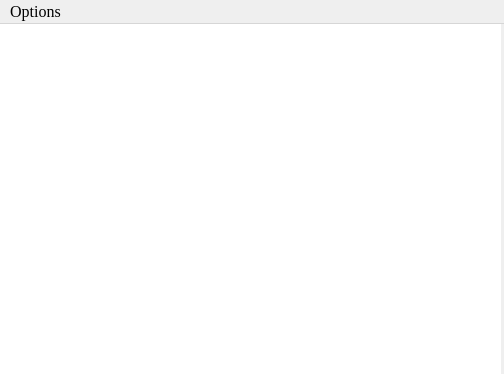
<?xml version="1.0" encoding="UTF-8"?>
<ui version="4.0">
 <author>JDM170</author>
 <class>MainWindow</class>
 <widget class="QMainWindow" name="MainWindow">
  <property name="geometry">
   <rect>
    <x>0</x>
    <y>0</y>
    <width>504</width>
    <height>374</height>
   </rect>
  </property>
  <property name="font">
   <font>
    <family>Times New Roman</family>
    <pointsize>12</pointsize>
   </font>
  </property>
  <property name="windowTitle">
   <string>SaveWizard config editor</string>
  </property>
  <property name="dockOptions">
   <set>QMainWindow::AllowTabbedDocks</set>
  </property>
  <widget class="QWidget" name="centralwidget">
   <widget class="QTextEdit" name="textEdit">
    <property name="geometry">
     <rect>
      <x>0</x>
      <y>0</y>
      <width>501</width>
      <height>351</height>
     </rect>
    </property>
    <property name="sizePolicy">
     <sizepolicy hsizetype="Fixed" vsizetype="Fixed">
      <horstretch>0</horstretch>
      <verstretch>0</verstretch>
     </sizepolicy>
    </property>
    <property name="frameShape">
     <enum>QFrame::NoFrame</enum>
    </property>
    <property name="frameShadow">
     <enum>QFrame::Plain</enum>
    </property>
   </widget>
  </widget>
  <widget class="QMenuBar" name="menubar">
   <property name="geometry">
    <rect>
     <x>0</x>
     <y>0</y>
     <width>504</width>
     <height>21</height>
    </rect>
   </property>
   <property name="defaultUp">
    <bool>true</bool>
   </property>
   <property name="nativeMenuBar">
    <bool>false</bool>
   </property>
   <widget class="QMenu" name="menuOptions">
    <property name="title">
     <string>Options</string>
    </property>
    <addaction name="actionOpen"/>
    <addaction name="actionSave"/>
    <addaction name="actionSave_As"/>
    <addaction name="separator"/>
    <addaction name="actionMD5"/>
    <addaction name="separator"/>
    <addaction name="actionCloseFile"/>
    <addaction name="actionExit"/>
   </widget>
   <addaction name="menuOptions"/>
  </widget>
  <action name="actionOpen">
   <property name="text">
    <string>Open</string>
   </property>
   <property name="shortcut">
    <string>Ctrl+O</string>
   </property>
  </action>
  <action name="actionSave">
   <property name="text">
    <string>Save</string>
   </property>
   <property name="shortcut">
    <string>Ctrl+S</string>
   </property>
  </action>
  <action name="actionSave_As">
   <property name="text">
    <string>Save As</string>
   </property>
   <property name="shortcut">
    <string>Ctrl+Shift+S</string>
   </property>
  </action>
  <action name="actionCloseFile">
   <property name="text">
    <string>Close file</string>
   </property>
   <property name="toolTip">
    <string>Closing current file</string>
   </property>
   <property name="shortcut">
    <string>Ctrl+W</string>
   </property>
  </action>
  <action name="actionExit">
   <property name="text">
    <string>Exit</string>
   </property>
  </action>
  <action name="actionMD5">
   <property name="text">
    <string>Generate and copy MD5</string>
   </property>
  </action>
 </widget>
 <resources/>
 <connections/>
</ui>
